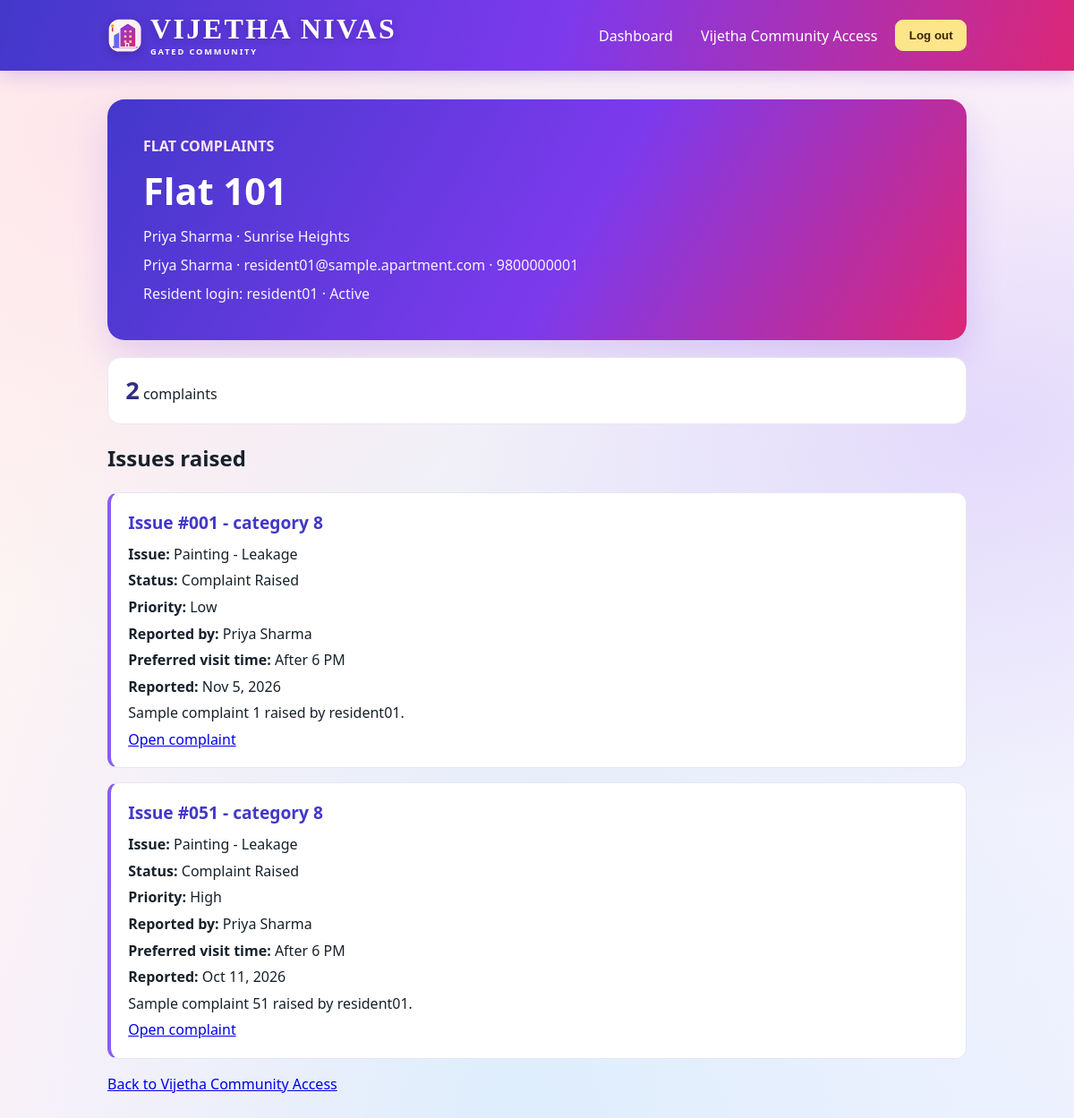
The app's page /community-access/flats/2/ (signed in) with its own data.
### complaints/models.py (models this page shows, shortened)
class Unit(models.Model):
    class Status(models.TextChoices):
        OCCUPIED = "occupied", "Occupied"
        VACANT = "vacant", "Vacant"
    apartment = models.ForeignKey(Apartment, on_delete=models.CASCADE, related_name="units")
    unit_number = models.CharField(max_length=30)
    owner_name = models.CharField(max_length=150)
    resident = models.ForeignKey(
        User,
        on_delete=models.SET_NULL,
        null=True,
        blank=True,
        related_name="units",
        limit_choices_to={"role": User.Role.RESIDENT},
    )
    status = models.CharField(max_length=10, choices=Status.choices, default=Status.OCCUPIED)
    created_at = models.DateTimeField(auto_now_add=True)
    class Meta:
        constraints = [
            models.UniqueConstraint(
                fields=("apartment", "unit_number"),
                name="unique_unit_per_apartment",
            ),
        ]
        ordering = ("apartment__name", "unit_number")

class Apartment(models.Model):
    name = models.CharField(max_length=150)
    address = models.CharField(max_length=255)
    city = models.CharField(max_length=100)
    total_blocks = models.PositiveIntegerField(default=1)
    is_active = models.BooleanField(default=True)
    created_at = models.DateTimeField(auto_now_add=True)

class User(AbstractUser):
    class Role(models.TextChoices):
        RESIDENT = "resident", "Resident"
        STAFF = "staff", "Maintenance Staff"
        ADMIN = "admin", "Administrator"
    class StaffPosition(models.TextChoices):
        ELECTRICIAN = "electrician", "Electrician"
        PLUMBER = "plumber", "Plumber"
        WATCHMAN = "watchman", "Watchman"
        FIRE_WORK = "fire_work", "Fire work"
        OTHER = "other", "Other maintenance staff"
    email = models.EmailField(unique=True)
    phone = models.CharField(max_length=30, blank=True)
    role = models.CharField(max_length=10, choices=Role.choices, default=Role.RESIDENT)
    salary = models.DecimalField(
        max_digits=10,
        decimal_places=2,
        default=Decimal("0.00"),
        validators=[MinValueValidator(Decimal("0.00"))],
    )
    staff_position = models.CharField(
        max_length=20,
        choices=StaffPosition.choices,
        blank=True,
    )

class Complaint(models.Model):
    class Scope(models.TextChoices):
        PRIVATE = "private", "Private unit"
        COMMON = "common", "Common area"
    class Priority(models.TextChoices):
        LOW = "low", "Low"
        MEDIUM = "medium", "Medium"
        HIGH = "high", "High"
        URGENT = "urgent", "Urgent"
    class Status(models.TextChoices):
        RAISED = "raised", "Complaint Raised"
        ASSIGNED = "assigned", "Assigned to Staff"
        PENDING = "pending", "Pending"
        IN_PROGRESS = "in_progress", "In Progress"
        COMPLETED = "completed", "Completed"
        SUCCESSFUL = "successful", "Successful"
        RESOLVED = "resolved", "Resolved"
        CLOSED = "closed", "Closed"
        REOPENED = "reopened", "Reopened"
    scope = models.CharField(
        max_length=10,
        choices=Scope.choices,
        default=Scope.PRIVATE,
    )
    unit = models.ForeignKey(
        Unit,
        on_delete=models.PROTECT,
        related_name="complaints",
        null=True,
        blank=True,
    )
    common_area_location = models.CharField(max_length=150, blank=True)
    resident = models.ForeignKey(User, on_delete=models.PROTECT, related_name="complaints")
    category = models.ForeignKey(Category, on_delete=models.PROTECT, related_name="complaints")
    title = models.CharField(max_length=200)
    description = models.TextField()
    preferred_visit_time = models.CharField(
        max_length=100,
        blank=True,
        help_text='For example, "10 AM - 12 PM" or "After 6 PM".',
    )
    is_emergency = models.BooleanField(default=False)
    priority = models.CharField(max_length=10, choices=Priority.choices, default=Priority.MEDIUM)
    status = models.CharField(max_length=12, choices=Status.choices, default=Status.RAISED)
    assigned_to = models.ForeignKey(
        User,
        on_delete=models.SET_NULL,
        null=True,
        blank=True,
        related_name="assigned_complaints",
        limit_choices_to={"role": User.Role.STAFF},
    )
    image = models.FileField(upload_to="complaint_images/", blank=True)
    created_by = models.ForeignKey(
        User,
        on_delete=models.SET_NULL,
        null=True,
        blank=True,
        related_name="created_complaints",
    )
    assigned_at = models.DateTimeField(null=True, blank=True)
    resolved_at = models.DateTimeField(null=True, blank=True)
    created_at = models.DateTimeField(auto_now_add=True)
    updated_at = models.DateTimeField(auto_now=True)
    class Meta:
        ordering = ("-created_at",)

class Category(models.Model):
    name = models.CharField(max_length=100)
    icon = models.CharField(max_length=50, blank=True)
    description = models.TextField(blank=True)
    is_active = models.BooleanField(default=True)
    created_at = models.DateTimeField(auto_now_add=True)
    class Meta:
        constraints = [
            models.UniqueConstraint(
                Lower("name"),
                name="unique_category_name_case_insensitive",
            ),
        ]
        ordering = ("name",)
    def __str__(self):
        return self.name

### complaints/views.py (the view)
# urls.py: path("community-access/flats/<int:unit_id>/", views.community_unit_detail, name="community_unit_detail"),
@login_required(login_url="community_access_login")
def community_unit_detail(request, unit_id):
    if request.user.role != User.Role.ADMIN and not request.user.is_superuser:
        raise PermissionDenied("Only apartment administrators can view flat complaints.")
    unit = get_object_or_404(
        Unit.objects.select_related("apartment", "resident"),
        pk=unit_id,
        apartment__is_active=True,
    )
    complaints = (
        Complaint.objects.filter(unit=unit)
        .select_related("resident", "category")
        .order_by("-created_at")
    )
    return render(
        request,
        "complaints/community_unit_detail.html",
        {
            "unit": unit,
            "complaints": complaints,
            "complaint_count": complaints.count(),
        },
    )

### templates/complaints/community_unit_detail.html (shortened to what this page needs)
{% extends "complaints/base.html" %}
{% block content %}
<section class="flat-complaints-hero">
    <p>FLAT COMPLAINTS</p>
    <h1>Flat {{ unit.unit_number }}</h1>
    <span>{{ unit.owner_name }} · {{ unit.apartment.name }}</span>
    {% if unit.resident %}
        <span>{{ unit.resident.get_full_name|default:unit.resident.username }} · {{ unit.resident.email }}{% if unit.resident.phone %} · {{ unit.resident.phone }}{% endif %}</span>
        <span>Resident login: {{ unit.resident.username }} · {% if unit.resident.is_active %}Active{% else %}Deactivated{% endif %}</span>
    {% else %}
        <span>No resident login is linked to this flat.</span>
    {% endif %}
</section>
<section class="flat-complaints-count" aria-label="Complaint count">
    <strong>{{ complaint_count }}</strong> complaint{{ complaint_count|pluralize }}
</section>
<h2>Issues raised</h2>
{% if complaints %}
    {% for complaint in complaints %}
        <article class="flat-complaint">
            <h2>{{ complaint.title }}</h2>
            <p><strong>Issue:</strong> {{ complaint.category }}</p>
            <p><strong>Status:</strong> {{ complaint.get_status_display }}</p>
            <p><strong>Priority:</strong> {{ complaint.get_priority_display }}</p>
            <p><strong>Reported by:</strong> {{ complaint.resident.get_full_name|default:complaint.resident.username }}</p>
            <p><strong>Preferred visit time:</strong> {{ complaint.preferred_visit_time|default:"Not specified" }}</p>
            <p><strong>Reported:</strong> {{ complaint.created_at|date:"M j, Y" }}</p>
            <p class="flat-complaint-description">{{ complaint.description }}</p>
            <a href="{% url 'complaint_detail' complaint.pk %}">Open complaint</a>
        </article>
    {% endfor %}
{% else %}
    <p class="flat-complaints-empty">No complaints have been raised for this flat.</p>
{% endif %}
<p><a href="{% url 'community_access' %}">Back to Vijetha Community Access</a></p>
{% endblock %}

### templates/complaints/base.html (style rules this page uses)
body { font: 16px/1.5 system-ui, sans-serif; margin: 0; color: #17212b; background: radial-gradient(ellipse at 8% 12%, #fbcfe866, transparent 34rem), radial-gradient(ellipse at 92% 38%, #c4b5fd66, transparent 38rem), radial-gradient(ellipse at 48% 100%, #bae6fd66, transparent 42rem), linear-gradient(135deg, #fff7ed, #fdf2f8 48%, #eef2ff); background-attachment: fixed; }

### templates/complaints/community_unit_detail.html (style rules this page uses)
.flat-complaints-hero { padding: clamp(1.5rem, 5vw, 2.5rem); border-radius: 1.2rem; color: #fff; background: linear-gradient(120deg, #4338ca, #7c3aed 55%, #db2777); box-shadow: 0 1rem 2.5rem #6d28d92b; }
.flat-complaints-hero p { margin: 0 0 .4rem; color: #fce7f3; font-weight: 700; }
.flat-complaints-hero h1 { margin: 0; font-size: clamp(1.8rem, 4vw, 2.6rem); }
.flat-complaints-hero span { display: block; margin-top: .5rem; color: #f5f3ff; }
.flat-complaints-count { margin: 1.2rem 0; padding: 1rem 1.2rem; border: 1px solid #e6e8f2; border-radius: .9rem; background: #fff; }
.flat-complaints-count strong { color: #312e81; font-size: 1.7rem; }
.flat-complaint { margin: 1rem 0; padding: 1.2rem; border: 1px solid #e4e7f2; border-left: 4px solid #8b5cf6; border-radius: .75rem; background: #fff; }
.flat-complaint h2 { margin: 0 0 .5rem; color: #4338ca; font-size: 1.2rem; }
.flat-complaint p { margin: .35rem 0; }
.flat-complaint-description { white-space: pre-wrap; }

### records on screen
Unit: unit_number "101", owner_name "Priya Sharma", apartment.name "Sunrise Heights", resident.get_full_name "Priya Sharma", resident.email "resident01@sample.apartment.com", resident.phone "9800000001", resident.username "resident01"
Complaint: title "Issue #001 - category 8", category "Painting - Leakage", status "Complaint Raised", priority "Low", resident.get_full_name "Priya Sharma", preferred_visit_time "After 6 PM", created_at "Nov 5, 2026", description "Sample complaint 1 raised by resident01."
Complaint: title "Issue #051 - category 8", category "Painting - Leakage", status "Complaint Raised", priority "High", resident.get_full_name "Priya Sharma", preferred_visit_time "After 6 PM", created_at "Oct 11, 2026", description "Sample complaint 51 raised by resident01."

### other values on screen
{{ complaint_count }} "2"
